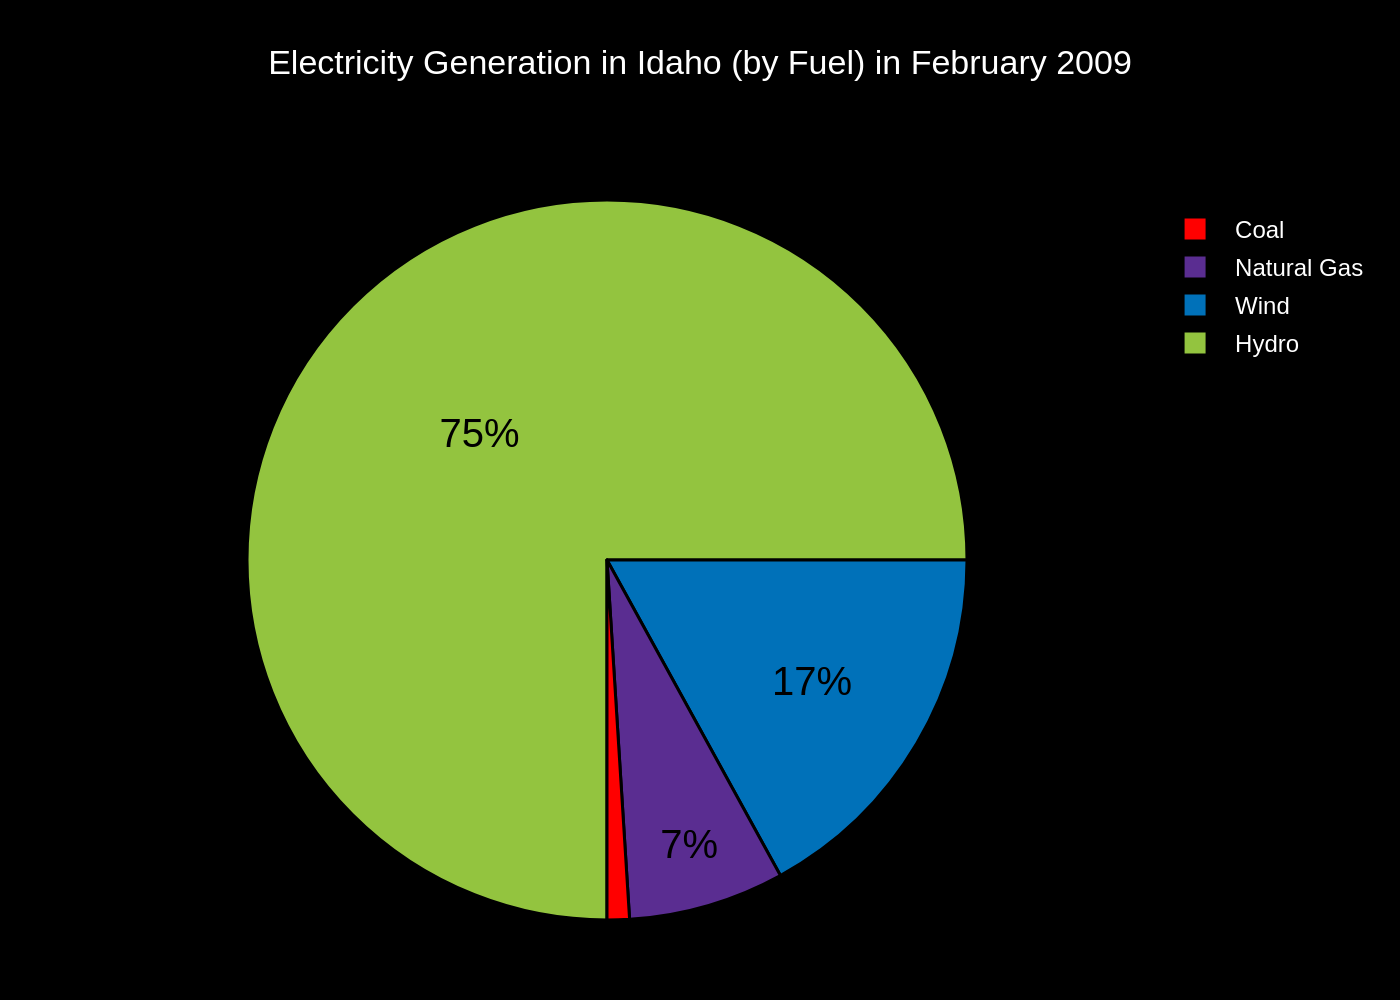

Reproduce this figure in Python.
import sys
import json
import plotly.graph_objects as go
from pathlib import Path

# Check for command-line argument
if len(sys.argv) != 2:
    print("Usage: python generate_chart.py <path_to_json_file>")
    sys.exit(1)

# Get JSON file path from command-line argument
json_file_path = Path(sys.argv[1])

# Read data from the JSON file
try:
    with open(json_file_path, 'r', encoding='utf-8') as f:
        chart_info = json.load(f)
except FileNotFoundError:
    print(f"Error: JSON file not found at {json_file_path}")
    sys.exit(1)
except json.JSONDecodeError:
    print(f"Error: Could not decode JSON from {json_file_path}")
    sys.exit(1)

# Extract data for the chart
chart_data = chart_info.get('chart_data', [])
texts = chart_info.get('texts', {})
colors = chart_info.get('colors', [])

# Prepare data for Plotly Pie chart
labels = [d['label'] for d in chart_data]
values = [d['value'] for d in chart_data]

# Replicate original chart's logic of hiding percentage for very small slices
text_labels = [f'{v}%' if v > 1 else '' for v in values]

# Create the pie chart trace
pie_trace = go.Pie(
    labels=labels,
    values=values,
    marker=dict(
        colors=colors,
        line=dict(color='black', width=1.5)
    ),
    text=text_labels,
    textinfo='text',
    textposition='inside',
    textfont=dict(family="Arial", size=20, color='black'),
    sort=False,
    direction='clockwise',
    rotation=180,
    showlegend=True
)

# Create the figure
fig = go.Figure(data=[pie_trace])

# Build the title string
title_text = texts.get('title', '')
if texts.get('subtitle'):
    title_text += f"<br><sub>{texts['subtitle']}</sub>"

# Update the layout
fig.update_layout(
    title=dict(
        text=title_text,
        y=0.95,
        x=0.5,
        xanchor='center',
        yanchor='top'
    ),
    font=dict(
        family="Arial",
        color="white"
    ),
    legend=dict(
        traceorder='reversed'
    ),
    paper_bgcolor='black',
    plot_bgcolor='black',
    margin=dict(t=100, b=40, l=40, r=40)
)

# Determine output filename and save the image
output_filename = json_file_path.with_suffix('.png')
fig.write_image(output_filename, scale=2)

print(f"Chart saved to {output_filename}")
